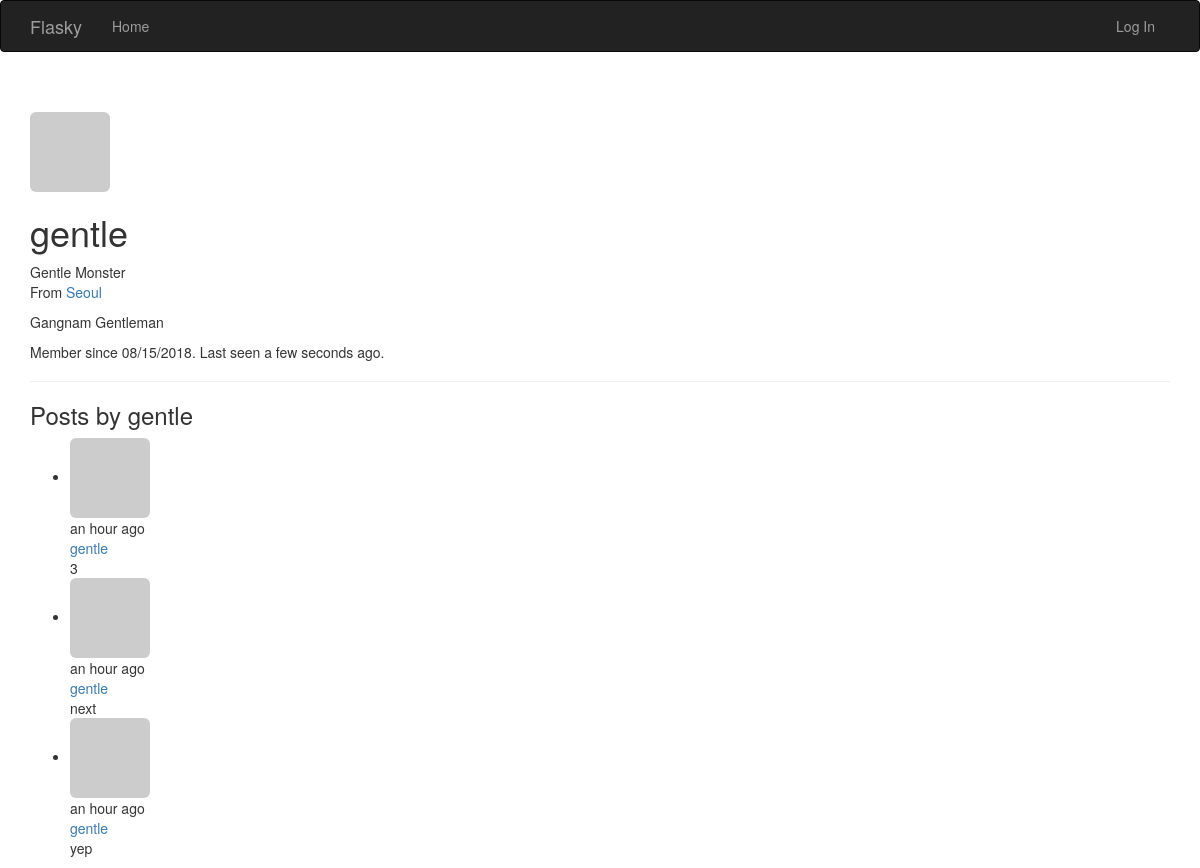
Page /user/gentle on the committed database.
### app/models.py (models this page shows, shortened)
class User(UserMixin, db.Model):
    __tablename__ = 'users'
    id = db.Column(db.Integer, primary_key=True)
    email = db.Column(db.String(64), unique=True, index=True)
    username = db.Column(db.String(64), unique=True, index=True)
    role_id = db.Column(db.Integer, db.ForeignKey('roles.id'))
    password_hash = db.Column(db.String(128))
    confirmed = db.Column(db.Boolean, default=False)
    name = db.Column(db.String(64))
    location = db.Column(db.String(64))
    about_me = db.Column(db.Text())
    member_since = db.Column(db.DateTime(), default=datetime.utcnow)
    last_seen = db.Column(db.DateTime(), default=datetime.utcnow)
    avatar_hash = db.Column(db.String(32))
    posts = db.relationship('Post', backref='author', lazy='dynamic')
    @property
    def password(self):
        raise AttributeError('password is not a readable attribute')
    def gravatar(self, size=100, default='identicon', rating='g'):
        if request.is_secure:
            url = 'https://secure.gravatar.com/avatar'
        else:
            url = 'http://www.gravatar.com/avatar'
        hash = self.avatar_hash or hashlib.md5(
            self.email.encode('utf-8')).hexdigest()
        return '{url}/{hash}?s={size}&d={default}&r={rating}'.format(
            url=url, hash=hash, size=size, default=default, rating=rating)

class Post(db.Model):
    __tablename__ = 'posts'
    id = db.Column(db.Integer, primary_key=True)
    body = db.Column(db.Text)
    timestamp = db.Column(db.DateTime, index=True, default=datetime.utcnow)
    author_id = db.Column(db.Integer, db.ForeignKey('users.id'))

### app/main/views.py (the view)
@main.route('/user/<username>')
def user(username):
    user = User.query.filter_by(username=username).first_or_404()
    posts = user.posts.order_by(Post.timestamp.desc()).all()
    return render_template('user.html', user=user, posts=posts)

### app/main/__init__.py (called while the page is built)
@main.app_context_processor
def inject_permissions():
    return dict(Permission=Permission)

### app/models.py (called while the page is built)
    def is_administrator(self):
        return False

### app/templates/user.html (shortened to what this page needs)
{% extends "base.html" %}
{% block page_content %}
<div class="page-header">
    <img class="img-rounded profile-thumbnail" src="{{ user.gravatar(size=64) }}">
    <div class="profile-header">
        <h1>{{ user.username }}</h1>
        {% if user.name or user.location %}
        <p>
            {% if user.name %}{{ user.name }}<br>{% endif %}
            {% if user.location %}
                From <a href="http://maps.google.com/?q={{ user.location }}">{{ user.location }}</a><br>
            {% endif %}
        </p>
        {% endif %}
        {% if user.about_me %}<p>{{ user.about_me }}</p>{% endif %}
        <p>Member since {{ moment(user.member_since).format('L') }}. Last seen {{ moment(user.last_seen).fromNow() }}.</p>
    </div>
</div>
<h3>Posts by {{ user.username }}</h3>
{% include '_posts.html' %}
{% endblock %}

### app/templates/base.html (shortened to what this page needs)
{% extends "bootstrap/base.html" %}
{% block head %}
{{ super() }}
{% endblock %}
{% block navbar %}
<div class="navbar navbar-inverse" role="navigation">
    <div class="container">
        <div class="navbar-header">
            <a class="navbar-brand" href="{{ url_for('main.index') }}">Flasky</a>
        </div>
        <div class="navbar-collapse collapse">
            <ul class="nav navbar-nav">
                <li><a href="{{ url_for('main.index') }}">Home</a></li>
            </ul>
            <ul class="nav navbar-nav navbar-right">
                {% if current_user.is_authenticated %}
                <li><a href="{{ url_for('auth.logout') }}">Log Out</a></li>
                {% else %}
                <li><a href="{{ url_for('auth.login') }}">Log In</a></li>
                {% endif %}
            </ul>
        </div>
    </div>
</div>
{% endblock %}
{% block content %}
<div class="container">
    {% block page_content %}{% endblock %}
</div>
{% endblock %}

### app/templates/_posts.html
<ul class="posts">
    {% for post in posts %}
    <li class="post">
        <div class="post-thumbnail">
            <a href="{{ url_for('.user', username=post.author.username) }}">
                <img class="img-rounded profile-thumbnail" src="{{ post.author.gravatar(size=40) }}">
            </a>
        </div>
        <div class="post-content">
            <div class="post-date">{{ moment(post.timestamp).fromNow() }}</div>
            <div class="post-author"><a href="{{ url_for('.user', username=post.author.username) }}">{{ post.author.username }}</a></div>
            <div class="post-body">{{ post.body }}</div>
        </div>
    </li>
    {% endfor %}
</ul>

### rows in the picture
User: username "gentle", name "Gentle Monster", location "Seoul", about_me "Gangnam Gentleman", member_since "08/15/2018", last_seen "a few seconds ago"
Post: timestamp "an hour ago", author.username "gentle", body "3"
Post: timestamp "an hour ago", author.username "gentle", body "next"
Post: timestamp "an hour ago", author.username "gentle", body "yep"
